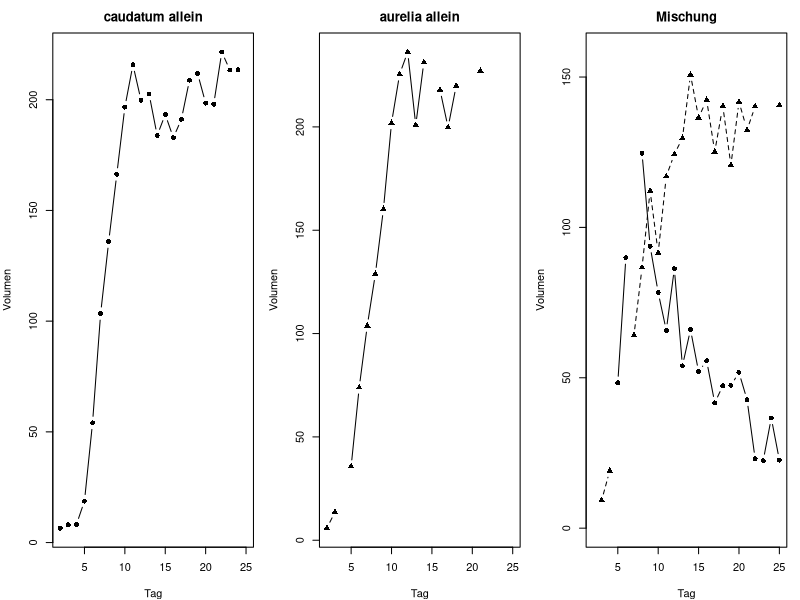
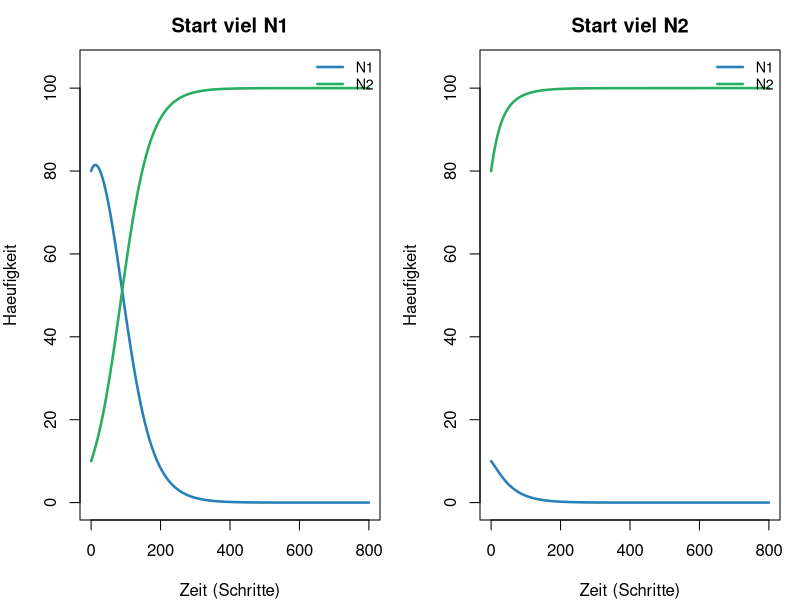
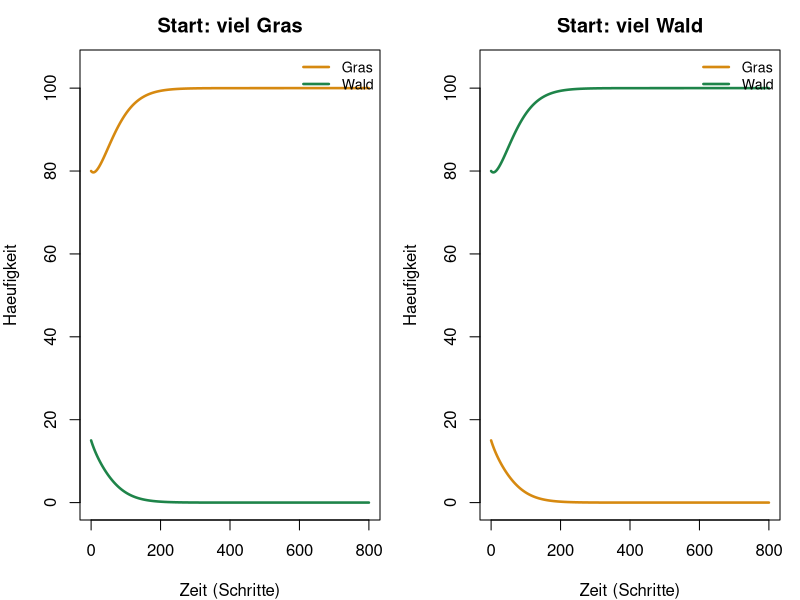
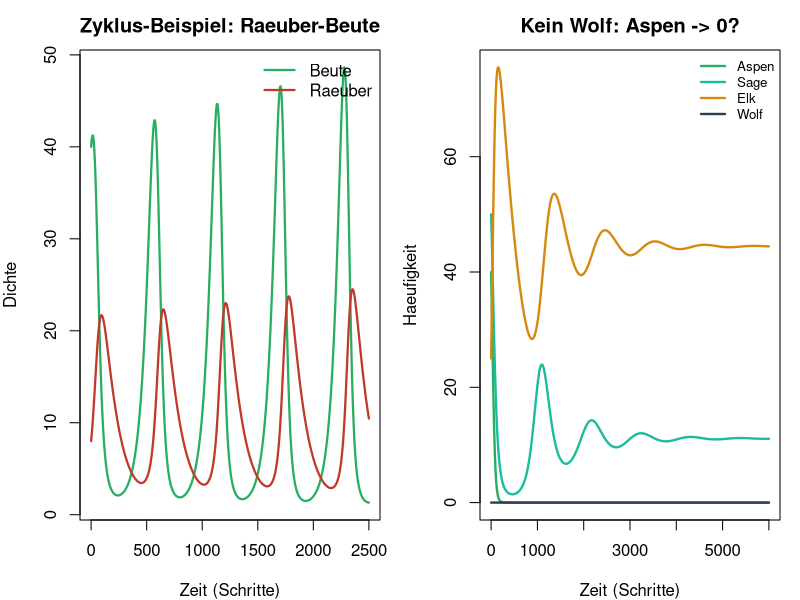
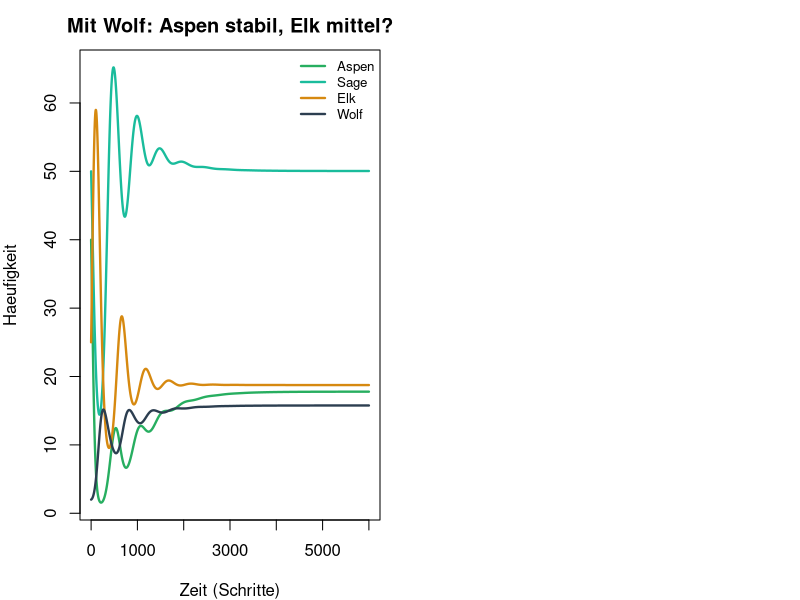
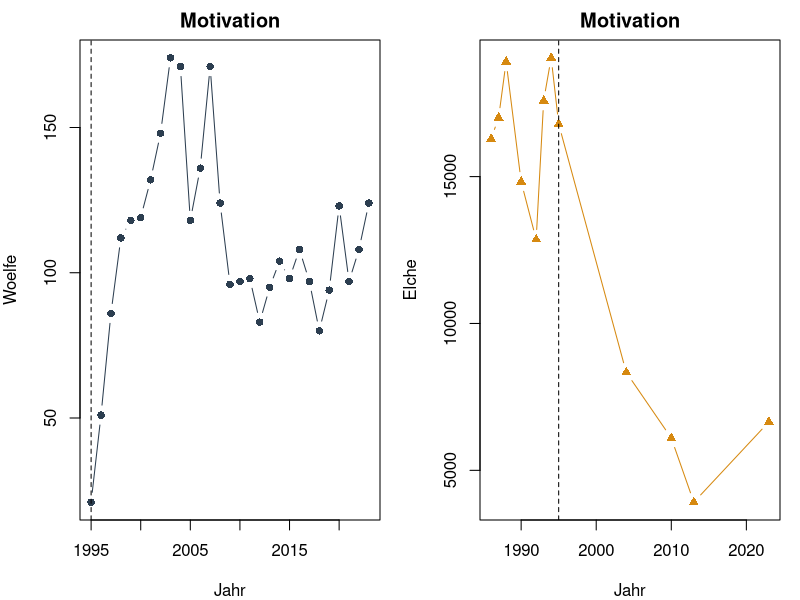
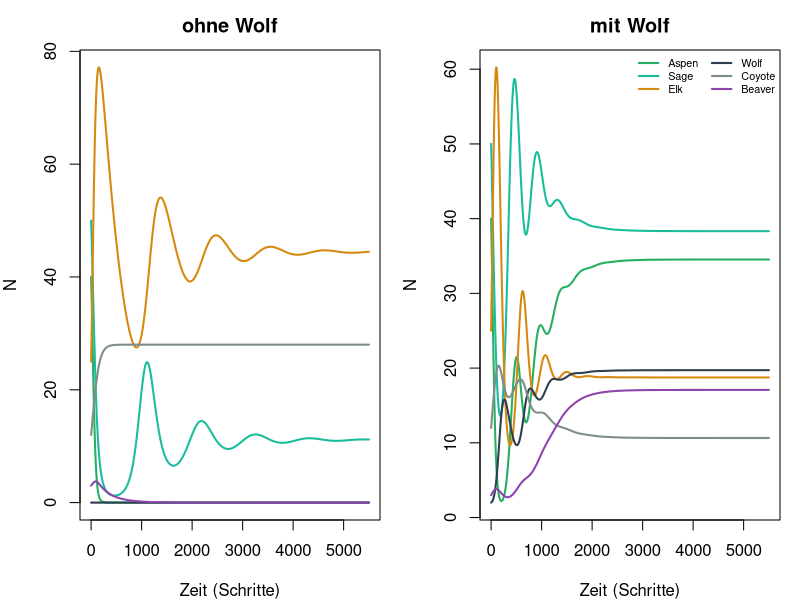

Generate these figures, in order, with R:
## ---- chunk 1
next_comp <- function(N1, N2, r1, r2, K1, K2, a12, a21) {
  d1 <- r1 * N1 * (1 - (N1 + a12 * N2) / K1)
  d2 <- r2 * N2 * (1 - (N2 + a21 * N1) / K2)
  c(N1 = max(N1 + d1, 0), N2 = max(N2 + d2, 0))
}

sim_comp <- function(N10, N20, a12, a21, T = 800) {
  N1 <- numeric(T + 1); N2 <- numeric(T + 1)
  N1[1] <- N10; N2[1] <- N20
  for (t in 1:T) {
    out <- next_comp(N1[t], N2[t], 0.05, 0.05, 100, 100, a12, a21)
    N1[t + 1] <- out["N1"]; N2[t + 1] <- out["N2"]
  }
  data.frame(time = 0:T, N1 = N1, N2 = N2)
}

plot_comp <- function(df, main = "", labs = c("N1", "N2"),
                      cols = c("#2980b9", "#27ae60")) {
  matplot(df$time, cbind(df$N1, df$N2), type = "l", lty = 1, lwd = 2.5,
          col = cols, ylim = c(0, max(df$N1, df$N2, 1) * 1.05),
          xlab = "Zeit (Schritte)", ylab = "Haeufigkeit", main = main)
  legend("topright", labs, col = cols, lty = 1, lwd = 2.5, bty = "n", cex = 0.85)
}
## ---- chunk 2
pc <- read.csv("data/paramecium_caudatum_alone.csv")
pa <- read.csv("data/paramecium_aurelia_alone.csv")
mix <- read.csv("data/paramecium_competition.csv")
par(mfrow = c(1, 3), mar = c(4, 4, 2.5, 1))
plot(pc$day, pc$volume, type = "b", pch = 16, main = "caudatum allein",
     xlab = "Tag", ylab = "Volumen")
plot(pa$day, pa$volume, type = "b", pch = 17, main = "aurelia allein",
     xlab = "Tag", ylab = "Volumen")
ymax <- max(mix$caudatum, mix$aurelia, na.rm = TRUE)
plot(mix$day, mix$caudatum, type = "b", pch = 16, ylim = c(0, ymax * 1.05),
     main = "Mischung", xlab = "Tag", ylab = "Volumen")
lines(mix$day, mix$aurelia, type = "b", pch = 17, lty = 2)
## ---- chunk 3
par(mfrow = c(1, 2), mar = c(4, 4, 2.5, 1))
plot_comp(sim_comp(80, 10, 1.4, 0.5), main = "Start viel N1")
plot_comp(sim_comp(10, 80, 1.4, 0.5), main = "Start viel N2")
## ---- chunk 4
par(mfrow = c(1, 2), mar = c(4, 4, 2.5, 1))
plot_comp(sim_comp(80, 15, 1.5, 1.5), main = "Start: viel Gras",
          labs = c("Gras", "Wald"), cols = c("#d68910", "#1e8449"))
plot_comp(sim_comp(15, 80, 1.5, 1.5), main = "Start: viel Wald",
          labs = c("Gras", "Wald"), cols = c("#d68910", "#1e8449"))
## ---- chunk 5
# YOUR CODE — z.B. a12 = a21 = 0.5: wieder Exclusion/Koexistenz?
## ---- chunk 6
#| fig-height: 3.5
#| fig-width: 8
sim_pp <- function(N0 = 40, P0 = 8, T = 2500) {
  N <- numeric(T + 1); P <- numeric(T + 1)
  N[1] <- N0; P[1] <- P0
  r <- 0.020; a <- 0.002; e <- 0.3; m <- 0.008
  for (t in 1:T) {
    dN <- r * N[t] - a * N[t] * P[t]
    dP <- e * a * N[t] * P[t] - m * P[t]
    N[t + 1] <- max(N[t] + dN, 0)
    P[t + 1] <- max(P[t] + dP, 0)
  }
  data.frame(time = 0:T, N = N, P = P)
}
pp <- sim_pp()
matplot(pp$time, cbind(pp$N, pp$P), type = "l", lty = 1, lwd = 2.2,
        col = c("#27ae60", "#c0392b"), xlab = "Zeit (Schritte)", ylab = "Dichte",
        main = "Zyklus-Beispiel: Raeuber-Beute")
legend("topright", c("Beute", "Raeuber"), col = c("#27ae60", "#c0392b"),
       lty = 1, lwd = 2.2, bty = "n")
## ---- chunk 7
next_web <- function(x, p) {
  A <- x["Aspen"]; S <- x["Sage"]; E <- x["Elk"]; W <- x["Wolf"]
  dA <- p$rA * A * (1 - (A + p$aAS * S) / p$K) - p$a_elk_aspen * A * E
  dS <- p$rS * S * (1 - (S + p$aSA * A) / p$K) - p$a_elk_sage * S * E
  dE <- (p$eE * (p$a_elk_aspen * A + p$a_elk_sage * S) * E -
           p$mE * E - p$a_wolf_elk * E * W)
  dW <- p$eW * p$a_wolf_elk * E * W - p$mW * W
  c(Aspen = max(A + dA, 0), Sage = max(S + dS, 0),
    Elk = max(E + dE, 0), Wolf = max(W + dW, 0))
}
web_p <- list(
  rA = 0.024, rS = 0.020, K = 100,
  aAS = 0.55, aSA = 0.70,
  a_elk_aspen = 0.0007, a_elk_sage = 0.0004,
  eE = 0.45, mE = 0.002,
  a_wolf_elk = 0.0008, eW = 0.40, mW = 0.006
)
sim_web <- function(Wolf0 = 0, T = 6000, p = web_p) {
  X <- matrix(0, T + 1, 4,
              dimnames = list(NULL, c("Aspen", "Sage", "Elk", "Wolf")))
  X[1, ] <- c(Aspen = 40, Sage = 50, Elk = 25, Wolf = Wolf0)
  for (t in 1:T) X[t + 1, ] <- next_web(X[t, ], p)
  data.frame(time = 0:T, X)
}
plot_web <- function(df, main = "") {
  cols <- c(Aspen = "#27ae60", Sage = "#1abc9c", Elk = "#d68910", Wolf = "#2c3e50")
  matplot(df$time, df[, names(cols)], type = "l", lty = 1, lwd = 2.3,
          col = cols, xlab = "Zeit (Schritte)", ylab = "Haeufigkeit", main = main)
  legend("topright", names(cols), col = cols, lty = 1, lwd = 2.3, bty = "n", cex = 0.8)
}
late_mean <- function(df) colMeans(tail(df[, c("Aspen", "Sage", "Elk", "Wolf")], 1500))
## ---- chunk 8
#| fig-height: 4
#| fig-width: 8
noW <- sim_web(Wolf0 = 0)
plot_web(noW, main = "Kein Wolf: Aspen -> 0?")
round(late_mean(noW), 2)
## ---- chunk 9
#| fig-height: 4
#| fig-width: 8
withW <- sim_web(Wolf0 = 2)
plot_web(withW, main = "Mit Wolf: Aspen stabil, Elk mittel?")
round(late_mean(withW), 2)
## ---- chunk 10
# YOUR CODE — z.B. a_elk_aspen groesser: Exclusion haerter;
# a_wolf_elk groesser: staerkere Rettung, aber Elk kleiner?
## ---- chunk 11
wolves <- read.csv("data/yellowstone_wolves.csv")
elk <- read.csv("data/yellowstone_elk.csv")
par(mfrow = c(1, 2), mar = c(4, 4, 2, 1))
plot(wolves$year, wolves$wolves_ynp, type = "b", pch = 16, col = "#2c3e50",
     xlab = "Jahr", ylab = "Woelfe", main = "Motivation")
abline(v = 1995, lty = 2)
plot(elk$year, elk$elk_northern_min, type = "b", pch = 17, col = "#d68910",
     xlab = "Jahr", ylab = "Elche", main = "Motivation")
abline(v = 1995, lty = 2)
## ---- chunk 12
#| fig-height: 4.2
#| fig-width: 9
next_rich <- function(x, p) {
  A <- x["Aspen"]; S <- x["Sage"]; E <- x["Elk"]
  W <- x["Wolf"]; C <- x["Coyote"]; B <- x["Beaver"]
  dA <- p$rA * A * (1 - (A + p$aAS * S) / p$K) *
           (1 + p$fBA * B / (p$hB + B)) - p$aEA * A * E
  dS <- p$rS * S * (1 - (S + p$aSA * A) / p$K) - p$aES * S * E
  dE <- p$eE * (p$aEA * A + p$aES * S) * E - p$mE * E - p$aWE * E * W
  dW <- p$eW * p$aWE * E * W - p$mW * W
  dC <- p$rC * C * (1 - C / p$KC) - p$aWC * C * W
  dB <- p$rB * B * (A / (p$hA + A)) - p$mB * B * (1 + B / p$KB)
  c(Aspen = max(A + dA, 0), Sage = max(S + dS, 0),
    Elk = max(E + dE, 0), Wolf = max(W + dW, 0),
    Coyote = max(C + dC, 0), Beaver = max(B + dB, 0))
}
rich_p <- list(
  rA = 0.024, rS = 0.020, K = 100, aAS = 0.55, aSA = 0.70,
  aEA = 0.0007, aES = 0.0004, eE = 0.45, mE = 0.002,
  aWE = 0.0008, eW = 0.40, mW = 0.006,
  rC = 0.014, KC = 28, aWC = 0.00044,
  rB = 0.010, hA = 10, mB = 0.0032, KB = 12, fBA = 0.30, hB = 5
)
sim_rich <- function(Wolf0 = 0, T = 5500, p = rich_p) {
  nm <- c("Aspen", "Sage", "Elk", "Wolf", "Coyote", "Beaver")
  X <- matrix(0, T + 1, 6, dimnames = list(NULL, nm))
  X[1, ] <- c(Aspen = 40, Sage = 50, Elk = 25, Wolf = Wolf0,
              Coyote = 12, Beaver = 3)
  for (t in 1:T) X[t + 1, ] <- next_rich(X[t, ], p)
  data.frame(time = 0:T, X)
}
cols6 <- c(Aspen = "#27ae60", Sage = "#1abc9c", Elk = "#d68910",
           Wolf = "#2c3e50", Coyote = "#7f8c8d", Beaver = "#8e44ad")
par(mfrow = c(1, 2), mar = c(4, 4, 2.5, 1))
df0 <- sim_rich(Wolf0 = 0)
df1 <- sim_rich(Wolf0 = 2)
matplot(df0$time, df0[, names(cols6)], type = "l", lty = 1, lwd = 2,
        col = cols6, xlab = "Zeit (Schritte)", ylab = "N", main = "ohne Wolf")
matplot(df1$time, df1[, names(cols6)], type = "l", lty = 1, lwd = 2,
        col = cols6, xlab = "Zeit (Schritte)", ylab = "N", main = "mit Wolf")
legend("topright", names(cols6), col = cols6, lty = 1, lwd = 2,
       bty = "n", cex = 0.65, ncol = 2)
